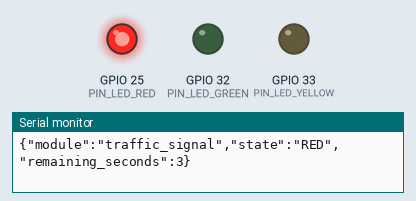
Simulated run of this sketch. Board: ESP32. Shown: output pins drawn as LEDs (lit = HIGH), the last lines printed to the serial monitor.

Above: at 2.7 s.
At 7.7 s:
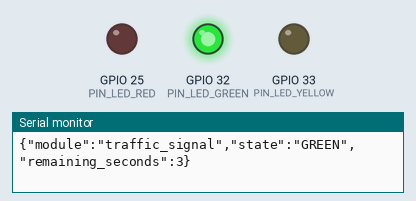
At 11.2 s:
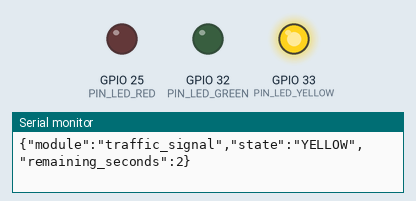
Timing chart, 0 to 15.8 s (numbered marks = the images above):
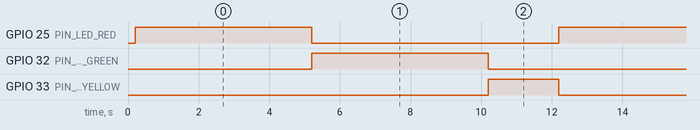

Measured:
- by itself, GPIO 25 (PIN_LED_RED), GPIO 32 (PIN_LED_GREEN): alternates HIGH for 5.0 s and LOW for 7.0 s
- by itself, GPIO 33 (PIN_LED_YELLOW): alternates HIGH for 2.0 s and LOW for 10.0 s
- by itself, everything shown: repeats every 12.0 s, in 3 steps

The sketch:

traffic_lights_32_33_25.ino
```cpp
#include <Arduino.h>

// ============================================================================
// 1. HARDWARE PIN CONFIGURATION
// ============================================================================
// Note: GPIO 34-39 are input-only on ESP32-WROOM-32 and cannot drive LEDs.
// GPIO 25, 33, and 32 are full bidirectional output-capable pins.
constexpr uint8_t PIN_LED_RED    = 25;
constexpr uint8_t PIN_LED_YELLOW = 33;
constexpr uint8_t PIN_LED_GREEN  = 32;

// ============================================================================
// 2. CONFIGURABLE SIGNAL DURATIONS (IN SECONDS)
// ============================================================================
constexpr uint32_t DURATION_RED_SEC    = 5;
constexpr uint32_t DURATION_GREEN_SEC  = 5;
constexpr uint32_t DURATION_YELLOW_SEC = 2;

// ============================================================================
// 3. SERIAL & TIMING CONSTANTS
// ============================================================================
constexpr uint32_t SERIAL_BAUD_RATE    = 115200;
constexpr uint32_t TICK_INTERVAL_MS    = 1000; // 1-second countdown resolution

// Set to true if you want human-readable logs alongside JSON, false for pure JSONL
constexpr bool ENABLE_HUMAN_DEBUG_LOG  = false;

// ============================================================================
// 4. TRAFFIC STATE MACHINE DEFINITION
// ============================================================================
enum class TrafficState : uint8_t {
  RED = 0,
  GREEN,
  YELLOW
};

// State variables
TrafficState currentState = TrafficState::RED;
uint32_t remainingSeconds = DURATION_RED_SEC;
uint32_t lastTickMillis   = 0;

// ============================================================================
// 5. HELPER FUNCTIONS
// ============================================================================

/**
 * Safely switches physical LED outputs so only one LED is active at any time.
 */
void applyLedOutputs(TrafficState state) {
  // Turn all LEDs OFF first to prevent brief overlap during transitions
  digitalWrite(PIN_LED_RED, LOW);
  digitalWrite(PIN_LED_YELLOW, LOW);
  digitalWrite(PIN_LED_GREEN, LOW);

  // Activate the target LED
  switch (state) {
    case TrafficState::RED:
      digitalWrite(PIN_LED_RED, HIGH);
      break;
    case TrafficState::GREEN:
      digitalWrite(PIN_LED_GREEN, HIGH);
      break;
    case TrafficState::YELLOW:
      digitalWrite(PIN_LED_YELLOW, HIGH);
      break;
  }
}

/**
 * Converts the enum state into a strict string literal for JSON serialization.
 */
const char* getStateName(TrafficState state) {
  switch (state) {
    case TrafficState::RED:    return "RED";
    case TrafficState::GREEN:  return "GREEN";
    case TrafficState::YELLOW: return "YELLOW";
    default:                   return "RED";
  }
}

/**
 * Transmits a single newline-terminated JSON object (JSON Lines protocol).
 */
void transmitTelemetry(TrafficState state, uint32_t secondsLeft) {
  const char* stateStr = getStateName(state);

  // Fixed 96-byte buffer prevents dynamic memory fragmentation
  char jsonBuffer[96];
  snprintf(
    jsonBuffer,
    sizeof(jsonBuffer),
    "{\"module\":\"traffic_signal\",\"state\":\"%s\",\"remaining_seconds\":%lu}",
    stateStr,
    static_cast<unsigned long>(secondsLeft)
  );

  Serial.println(jsonBuffer);

  if (ENABLE_HUMAN_DEBUG_LOG) {
    Serial.printf("Traffic Signal: %s | Remaining: %lu\n", stateStr, static_cast<unsigned long>(secondsLeft));
  }
}

/**
 * Advances the state machine following the strict cycle: RED -> GREEN -> YELLOW -> RED
 */
void advanceTrafficState() {
  switch (currentState) {
    case TrafficState::RED:
      currentState     = TrafficState::GREEN;
      remainingSeconds = DURATION_GREEN_SEC;
      break;

    case TrafficState::GREEN:
      currentState     = TrafficState::YELLOW;
      remainingSeconds = DURATION_YELLOW_SEC;
      break;

    case TrafficState::YELLOW:
      currentState     = TrafficState::RED;
      remainingSeconds = DURATION_RED_SEC;
      break;
  }

  applyLedOutputs(currentState);
}

// ============================================================================
// 6. ARDUINO LIFECYCLE FUNCTIONS
// ============================================================================

void setup() {
  // 1. Initialize Serial UART0 over USB
  Serial.begin(SERIAL_BAUD_RATE);

  // Brief stabilization pause for the USB-UART bridge (CP2102 / CH340)
  delay(200);

  // 2. Configure GPIO pins as digital outputs
  pinMode(PIN_LED_RED, OUTPUT);
  pinMode(PIN_LED_YELLOW, OUTPUT);
  pinMode(PIN_LED_GREEN, OUTPUT);

  // 3. Force all LEDs into a known OFF state before starting the cycle
  digitalWrite(PIN_LED_RED, LOW);
  digitalWrite(PIN_LED_YELLOW, LOW);
  digitalWrite(PIN_LED_GREEN, LOW);

  // 4. Initialize state machine to RED
  currentState     = TrafficState::RED;
  remainingSeconds = DURATION_RED_SEC;
  applyLedOutputs(currentState);

  // 5. Anchor the non-blocking timer and emit the initial state immediately
  lastTickMillis = millis();
  transmitTelemetry(currentState, remainingSeconds);
}

void loop() {
  uint32_t currentMillis = millis();

  // Unsigned subtraction safely handles the ~49.7-day millis() rollover
  if (currentMillis - lastTickMillis >= TICK_INTERVAL_MS) {
    // Increment by exact interval to eliminate cumulative timing drift
    lastTickMillis += TICK_INTERVAL_MS;

    if (remainingSeconds > 1) {
      remainingSeconds--;
    } else {
      // Current state duration completed; transition to next signal
      advanceTrafficState();
    }

    // Broadcast updated state and countdown over USB Serial
    transmitTelemetry(currentState, remainingSeconds);
  }
}
```
